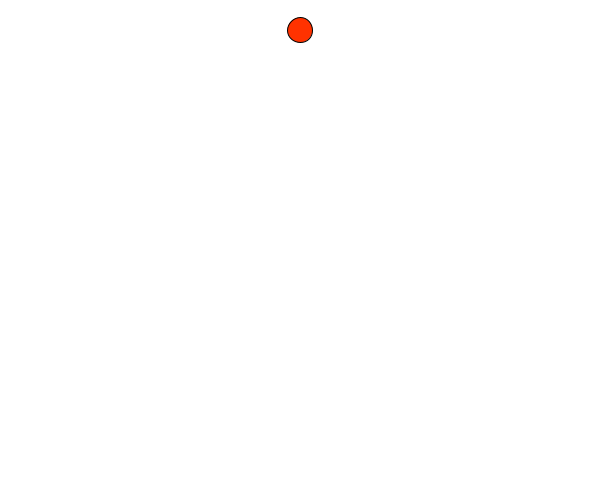
Frame 1 (no input)
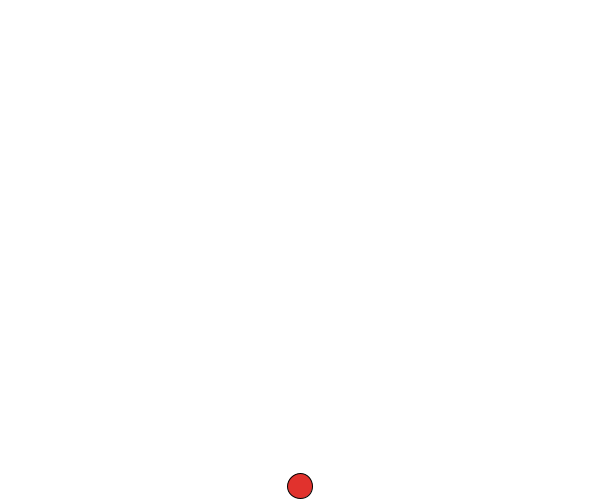
Frame 60 (the mouse pressed at the canvas centre just before this capture)
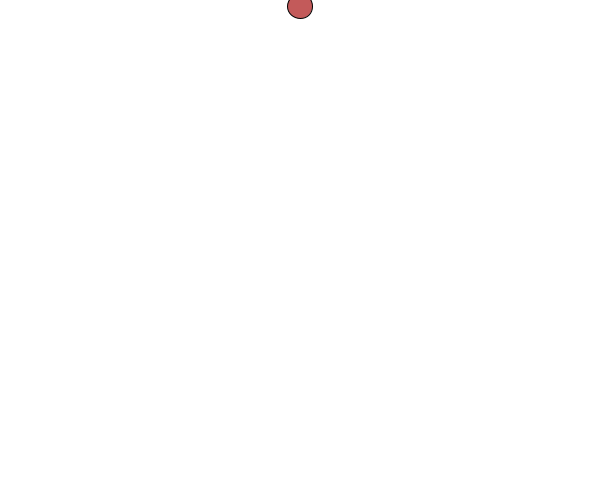
Frame 120 (the mouse held since frame 60 and released just before this capture)

The Processing sketch that drew these frames (run headless with seeded random() and noise(); from frame 60 on, the mouse is pressed at the canvas centre):

// Processing sketch: question1
// ── question1.pde
int ballX = 300;
float ballY = 30;
int ballSize = 25;

int ballRed = 255;
int ballGreen = 50;
int ballBlue = 0;
color ballColor = color(ballRed, ballGreen, ballBlue);
int colorFrameCounter = 0;

float ballSpeed = 8.0;
float maxBallHeight = 500.00;

boolean falling = true;

void setup()
{
  size(600, 500);
}

void draw()
{
  background(255);
  ellipseMode(CENTER);
  
  // draw the ball
  fill(ballColor);
  ellipse(ballX, ballY, ballSize, ballSize);
  
  //move
  motion();
}

void motion()
{
  // check if the ball is falling or not
  if (falling)
  {
    ballY += ballSpeed;
  } else
  {
    ballY -= ballSpeed;
  }    
  updateColor();
  bounce();
}

// check if the ball is hitting the top or bottom
void bounce()
{
  if (ballY + ballSize/2 >= height)
  {
    if (falling)
    {
      ballGreen += 40;
      updateColor();
    }
    falling = false;
  } else if (ballY - ballSize/2 < (height - maxBallHeight))
  {
    if (!falling)
    {
      maxBallHeight /= 2.0;
    }
    falling = true;
  }
  if (maxBallHeight < ballSize)
  {
    ballSpeed = 0;
    ballY = height - ballSize/2;
  }
}

void updateColor()
{
  // slowly change color
  colorFrameCounter++;
  if (colorFrameCounter >= 18)
  {
    ballRed -= 10;
    ballBlue += 15;
    ballColor = color(ballRed, ballGreen, ballBlue);
    colorFrameCounter = 0;
  }
}
